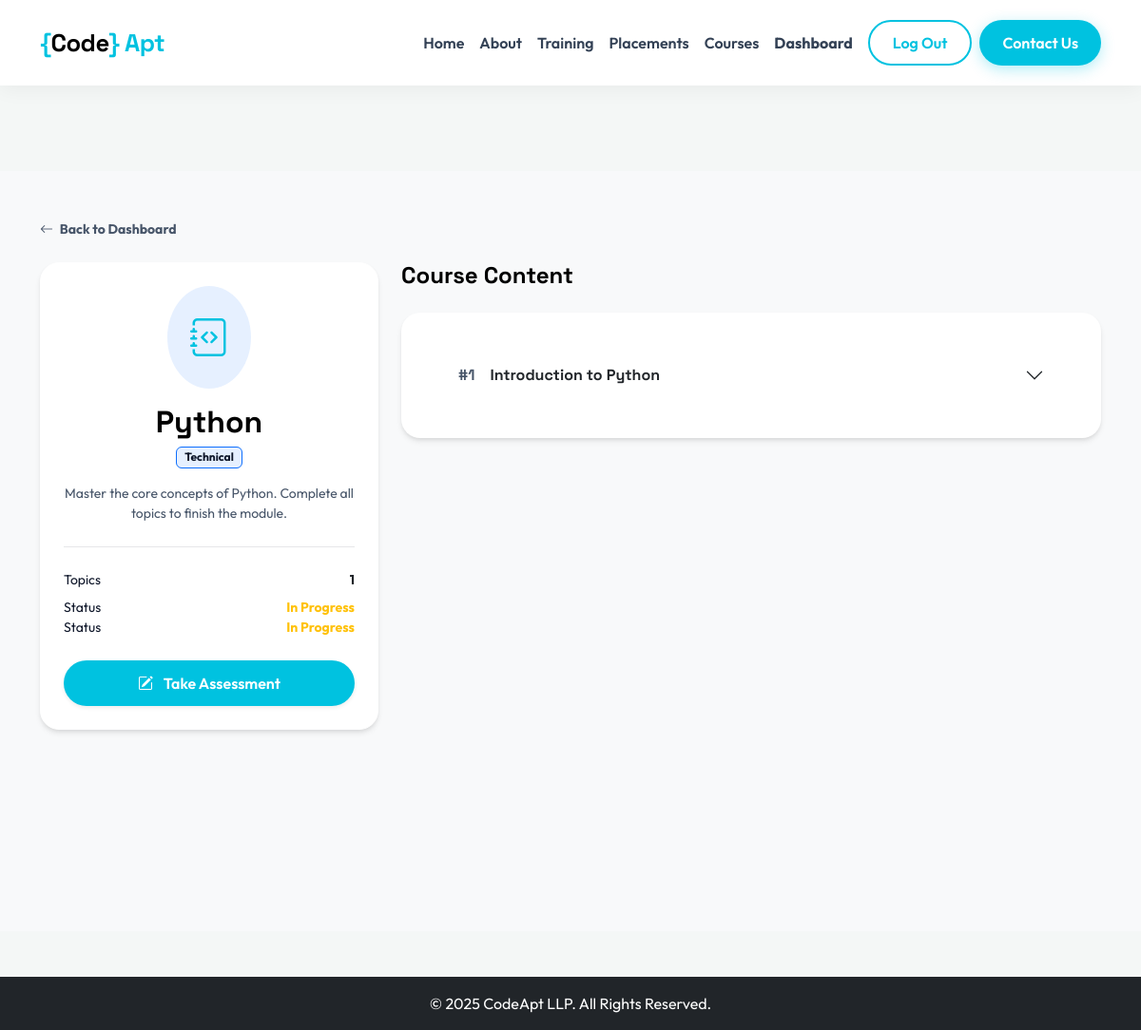
/course/python/ (signed in), run on the app's committed database.
### curriculum/models.py (models this page shows, shortened)
class Subject(models.Model):
    program = models.ForeignKey(Program, on_delete=models.CASCADE, related_name='subjects')
    name = models.CharField(max_length=100)
    slug = models.SlugField(unique=True, blank=True)
    image = models.ImageField(upload_to='subjects/', blank=True, null=True)
    description = models.TextField(blank=True, help_text="Short summary for the course card")
    price = models.DecimalField(max_digits=10, decimal_places=2, default=0.00)
    discount_price = models.DecimalField(max_digits=10, decimal_places=2, blank=True, null=True, help_text="If set, shows original price with strikethrough")
    is_popular = models.BooleanField(default=False) # To show a "Bestseller" badge

class Program(models.Model):
    name = models.CharField(max_length=100)  # e.g., "Technical Training"
    description = models.TextField(blank=True)

class Topic(models.Model):
    subject = models.ForeignKey(Subject, on_delete=models.CASCADE, related_name='topics')
    name = models.CharField(max_length=200) # e.g., "Lists & Tuples"
    content = models.TextField(help_text="Main content for this topic")
    order = models.PositiveIntegerField(default=0)
    class Meta:
        ordering = ['order']

### core/views.py (the view)
# urls.py: path('course/<slug:slug>/', views.course_detail, name='course_detail'),
@login_required(login_url='login')
def course_detail(request, slug):
    subject = get_object_or_404(Subject, slug=slug)
    topics = subject.topics.all().order_by('order')
    context = {
        'subject': subject,
        'topics': topics
    }
    return render(request, 'core/course_detail.html', context)

### templates/core/course_detail.html (shortened to what this page needs)
{% extends 'base.html' %}
{% block content %}
<div class="bg-light min-vh-100 py-5">
    <div class="container">
        <div class="mb-4">
            <a href="{% url 'dashboard' %}" class="text-decoration-none text-muted fw-bold small">
                <i class="bi bi-arrow-left me-1"></i> Back to Dashboard
            </a>
        </div>
        <div class="row">
            <div class="col-lg-4 mb-4">
                <div class="content-card p-4 text-center sticky-top" style="top: 100px; z-index: 1;">
                    <div class="rounded-circle bg-primary bg-opacity-10 p-4 d-inline-block mb-3">
                        <i class="bi bi-journal-code fs-1 brand-cyan"></i>
                    </div>
                    <h2 class="fw-bold mb-1">{{ subject.name }}</h2>
                    <span class="badge bg-primary bg-opacity-10 text-primary border border-primary mb-3">
                        {{ subject.program.name }}
                    </span>
                    <p class="text-muted small">
                        Master the core concepts of {{ subject.name }}. Complete all topics to finish the module.
                    </p>
                    <hr class="my-4 opacity-10">
                    <div class="d-flex justify-content-between text-muted small mb-2">
                        <span>Topics</span>
                        <span class="fw-bold text-dark">{{ topics.count }}</span>
                    </div>
                    <div class="d-flex justify-content-between text-muted small">
                        <span>Status</span>
                        <span class="fw-bold text-warning">In Progress</span>
                    </div>
                    <div class="d-flex justify-content-between text-muted small">
                        <span>Status</span>
                        <span class="fw-bold text-warning">In Progress</span>
                    </div>
                    <div class="mt-4">
                        <a href="{% url 'quiz' subject.slug %}" class="btn btn-primary w-100 shadow-sm">
                            <i class="bi bi-pencil-square me-2"></i> Take Assessment
                        </a>
                    </div>
                </div>
            </div>
            <div class="col-lg-8">
                <h4 class="fw-bold mb-4">Course Content</h4>
                {% if topics %}
                    <div class="accordion" id="topicsAccordion">
                        {% for topic in topics %}
                        <div class="content-card mb-3 border-0 overflow-hidden">
                            <div class="accordion-item border-0">
                                <h2 class="accordion-header" id="heading{{ topic.id }}">
                                    <button class="accordion-button collapsed fw-bold bg-white shadow-none" type="button" data-bs-toggle="collapse" data-bs-target="#collapse{{ topic.id }}">
                                        <span class="me-3 text-muted">#{{ topic.order }}</span> {{ topic.name }}
                                    </button>
                                </h2>
                            </div>
                        </div>
                        {% endfor %}
                    </div>
                {% else %}
                    <div class="alert alert-warning">
                        No topics have been added to this course yet.
                    </div>
                {% endif %}
            </div>
        </div>
    </div>
</div>
{% endblock %}

### static/css/style.css (style rules this page uses)
:root { --brand-cyan: #00C2E0; --brand-black: #000000; --bg-body: #f4f7f6; --text-main: #0f172a; --text-muted: #475569; --card-shadow: 0 4px 6px -1px rgba(0, 0, 0, 0.1), 0 2px 4px -1px rgba(0, 0, 0, 0.06); --card-hover: 0 10px 15px -3px rgba(0, 194, 224, 0.1), 0 4px 6px -2px rgba(0, 194, 224, 0.05); }
body { font-family: 'Outfit', sans-serif; background-color: var(--bg-body); color: var(--text-main); overflow-x: hidden; padding-top: 160px; }
h1, h2, h3, h4, .navbar-brand { font-family: 'Space Grotesk', sans-serif; color: var(--brand-black); }
p, li, div { color: var(--text-main); }
span:not([class*="text-"]) { color: var(--text-main); }
.text-muted { color: var(--text-muted) !important; }
.text-white, .text-white-50, .badge { color: inherit !important; }
.brand-cyan { color: var(--brand-cyan) !important; }
.opacity-10 { opacity: 0.1; }
.btn-primary { background-color: var(--brand-cyan); border: none; color: white !important; padding: 12px 30px; border-radius: 50px; font-weight: 600; box-shadow: 0 4px 15px rgba(0, 194, 224, 0.3); transition: all 0.3s; }
.feature-card, .content-card { background: white; border: 1px solid white; border-radius: 20px; padding: 2.5rem; transition: all 0.3s ease; box-shadow: var(--card-shadow); height: 100%; }

### data on the page
Subject: name "Python", program.name "Technical"
Topic: order "1", name "Introduction to Python"

### other printed values
{{ topics.count }} "1"
